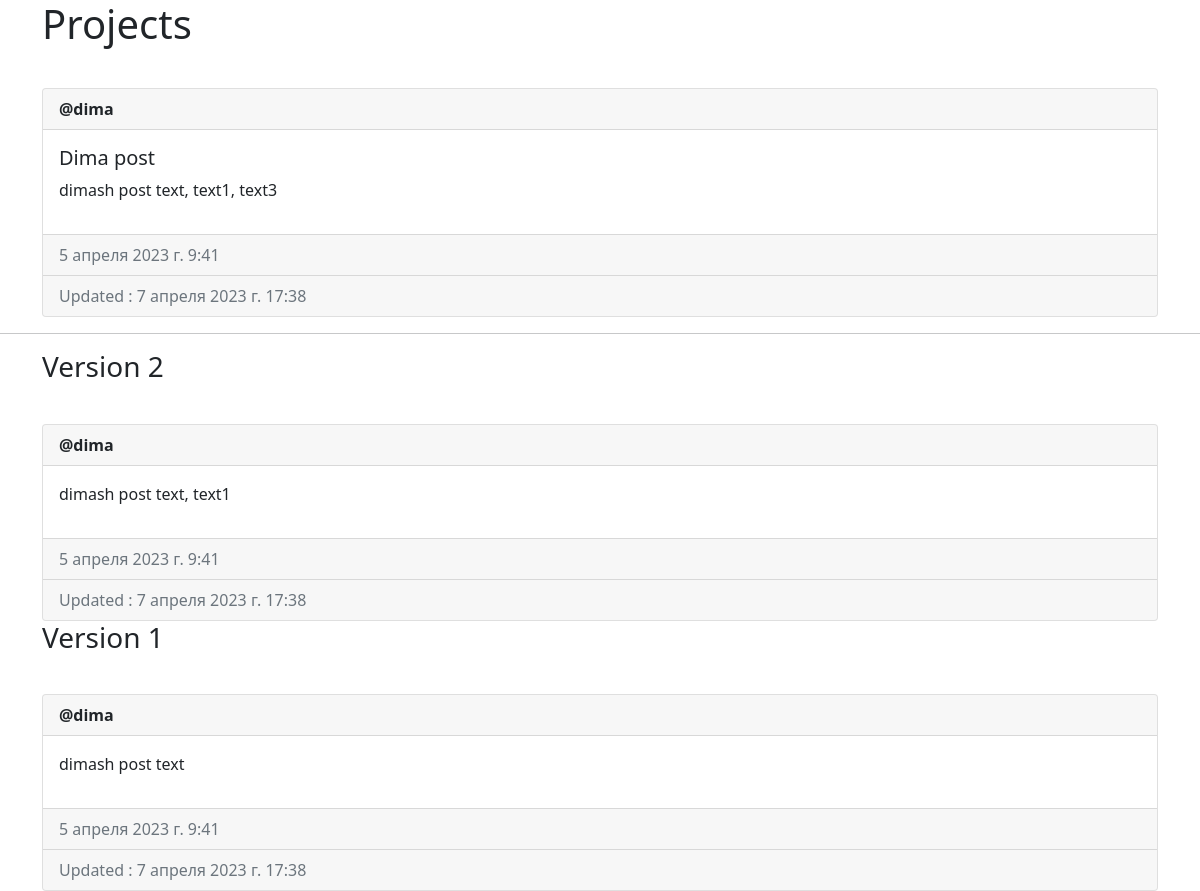
Page /project/25 on the earlier database version.
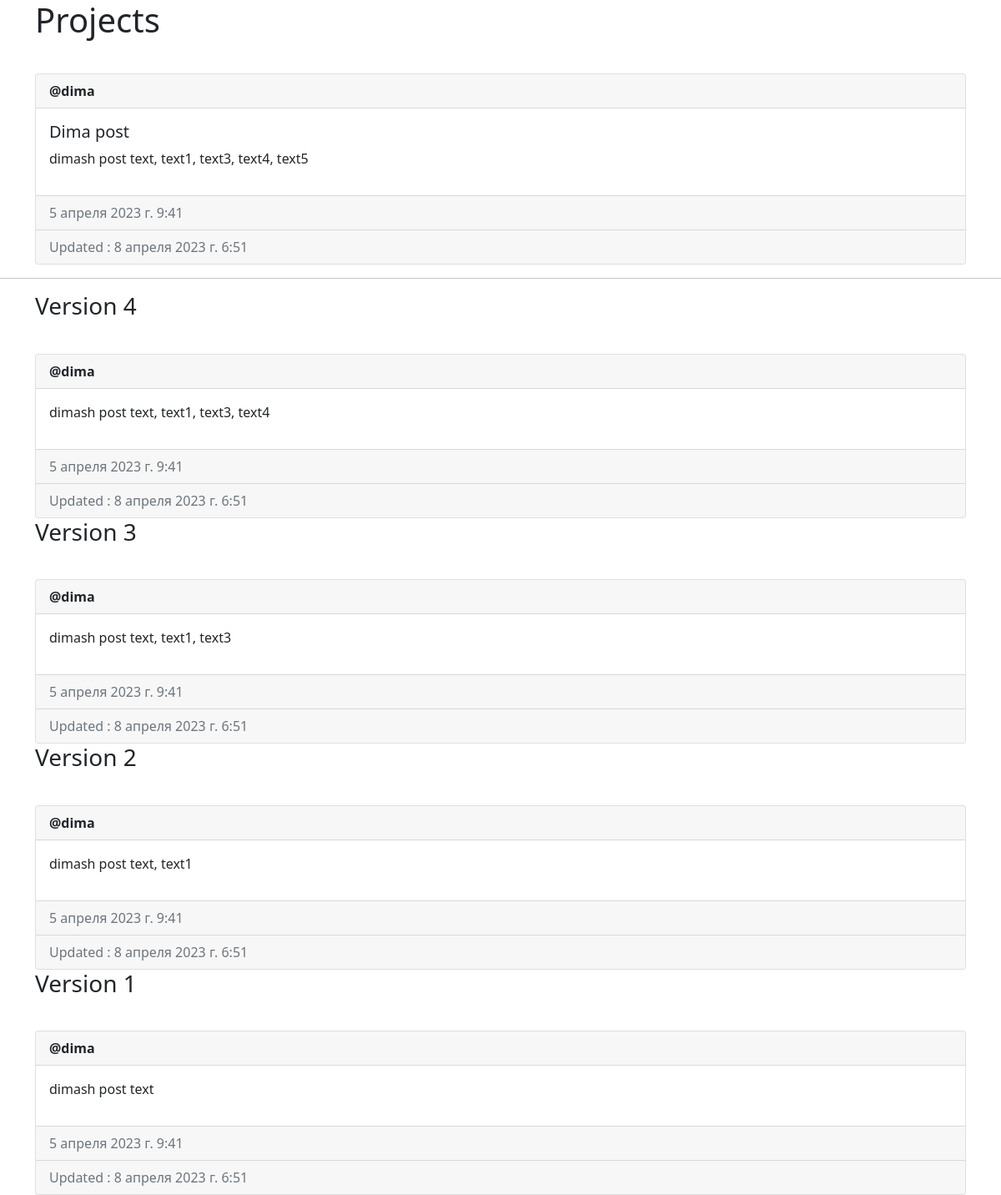
Same page on the later database version.
### account/models.py (models this page shows, shortened)
class Post(models.Model):
    author = models.ForeignKey(User, on_delete=models.CASCADE)
    title = models.CharField(max_length=200)
    description = models.TextField()
    created_at=models.DateTimeField(auto_now_add=True)
    updated_at=models.DateTimeField(auto_now=True)

class Version(models.Model):
    post = models.ForeignKey(Post, on_delete=models.CASCADE,related_name='versions')
    version_number = models.IntegerField()
    description = models.TextField()
    title = models.CharField(max_length=200, default='Untitled')
    updated_at=models.DateTimeField(auto_now=True)
    timestamp = models.DateTimeField(auto_now_add=True)
    class Meta:
        ordering = ['-timestamp']

### account/views.py (the view)
# urls.py: path('project/<int:id>', view_post, name='project_view'),
def view_post(request, id):
    get_post=Post.objects.get(id=id)
    post = get_object_or_404(Post, id=id)
    versions = post.versions.order_by('-timestamp')
    return render(request, 'project.html', {'post': post, 'versions': versions})

### templates/project.html (shortened to what this page needs)
{% extends 'base.html' %}
{% block content %}
<div class="container">
    <h1>Projects</h1>
    <div class="card mt-2 down-div">
        <div class="card-header"><strong>@{{post.author.username}}</strong></div>
        <div class="card-body d-flex flex-row justify-content-between">
            <div>
                <h5 class="card-title">{{post.title}}</h5>
                <p>{{post.description}}</p>
            </div>
        </div>
        <div class="card-footer text-muted">
            {{post.created_at}}
        </div>
        <div class="card-footer text-muted">
            <span>Updated :</span> {{post.updated_at}}
        </div>
    </div>
</div>
<hr>
{% for version in versions %}
<div class="container">
    <h3>Version {{ version.version_number }}</h3>
    <div class="card mt-2 down-div">
        <div class="card-header"><strong>@{{post.author.username}}</strong></div>
        <div class="card-body d-flex flex-row justify-content-between">
            <div>
                {% with i=0 %}
                <p>{{version.description}}</p>
               {% endwith %}
            </div>
        </div>
        <div class="card-footer text-muted">
            {{post.created_at}}
        </div>
        <div class="card-footer text-muted">
            <span>Updated :</span> {{post.updated_at}}
        </div>
    </div>
</div>
{% endfor %}
{% endblock %}

Differences in the rows shown:
changed Post "Dima post": description "dimash post text, text1, text3" → "dimash post text, text1, text3, text4, text5"; updated_at "7 апреля 2023 г. 17:38" → "8 апреля 2023 г. 6:51"
added Version: version_number "4", {{ post.author.username }} "dima", description "dimash post text, text1, text3, text4", {{ post.created_at }} "5 апреля 2023 г. 9:41", {{ post.updated_at }} "8 апреля 2023 г. 6:51"
added Version: version_number "3", {{ post.author.username }} "dima", description "dimash post text, text1, text3", {{ post.created_at }} "5 апреля 2023 г. 9:41", {{ post.updated_at }} "8 апреля 2023 г. 6:51"
